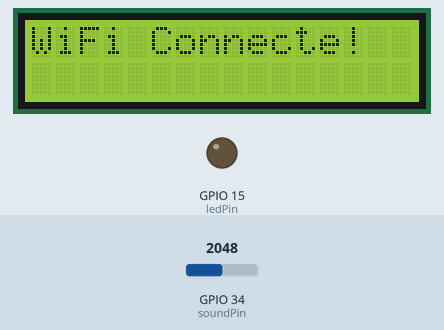
Bench run of a sketch on a simulated ESP32. Parts: 16×2 character LCD, output pins drawn as LEDs (lit = HIGH). The inputs (shaded band) are chosen by the test bench; at power-on: GPIO 34 (soundPin) = 2048. WiFi joins after 1.5 s; servers stay silent unless stated; web services answer with replies made up by the test bench; what the sketch prints to the serial monitor is not drawn.

Above: at 1.6 s.
At 4.7 s:
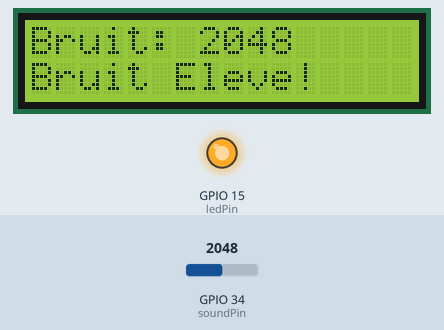
4.8 s: GPIO 34 (soundPin) set to 22
At 6.8 s:
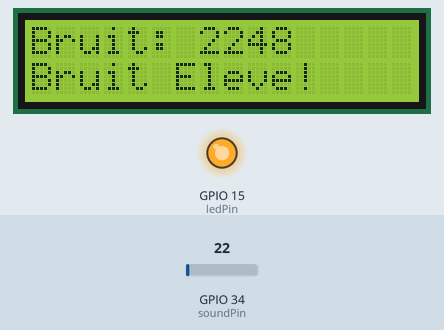
7.1 s: GPIO 34 (soundPin) set to 18
At 8.9 s:
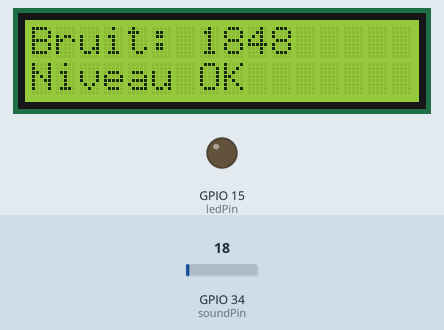
9.2 s: GPIO 34 (soundPin) set to 0
At 10.7 s:
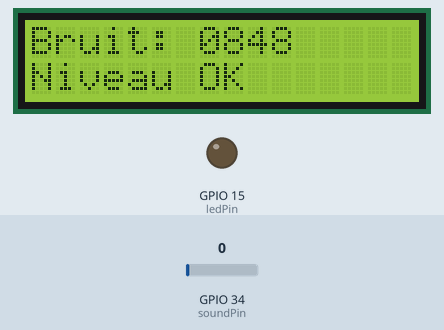
Timing chart, 0 to 12.2 s (numbered marks = the images above; inputs shaded):
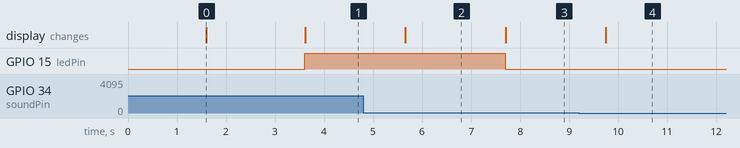

Measured:
- the behaviour switches between 21 and 20 on GPIO 34 (soundPin) (found by bisection; images 2 and 3)
- after the input at 4.8 s, the display: changes after 0.86 s (image 2)
- after the input at 7.1 s, GPIO 15 (ledPin): HIGH → LOW after 0.59 s; the display: changes after 0.60 s (image 3)
- after the input at 9.2 s, the display: changes after 0.55 s (image 4)
- what the display in image 0 shows lasts 2.0 s, from 1.6 s to 3.6 s

The sketch:

sonor_led_lcd.ino
```cpp
#include <Wire.h>
#include <LiquidCrystal_I2C.h>
#include <WiFi.h>
#include <HTTPClient.h>

// Définir les broches
int ledPin = 15;  // LED normale
int soundPin = 34; // Capteur de son

// Connexion Wi-Fi
const char* ssid = "..........";
const char* password = ".........";

// ThingSpeak API
String server = "http://api.thingspeak.com/update";
String apiKey = "RVLB8LR1EE38CA70";

// Initialiser l'écran LCD (adresse 0x27 pour I2C)
LiquidCrystal_I2C lcd(0x27, 16, 2);

// Timer pour l'envoi de données
unsigned long lastTime = 0;
unsigned long timerDelay = 15000;

void setup() {
  // Initialisation de la broche LED
  pinMode(ledPin, OUTPUT);

  // Initialisation de l'écran LCD
  lcd.begin(16, 2);
  lcd.print("Init WiFi...");

  // Connexion Wi-Fi
  WiFi.begin(ssid, password);
  while (WiFi.status() != WL_CONNECTED) {
    delay(500);
  }
  lcd.clear();
  lcd.print("WiFi Connecte!");
  delay(2000);
  lcd.clear();

  Serial.begin(115200);
}

void loop() {
  // Lire la valeur du bruit
  int soundValue = analogRead(soundPin);
  Serial.print("Valeur bruit : ");
  Serial.println(soundValue);

  // Affichage du niveau sonore sur LCD
  lcd.setCursor(0, 0);
  lcd.print("Bruit: ");
  lcd.print(soundValue);

  // Activation de la LED si le niveau de bruit dépasse 20
  if (soundValue > 20) {
    digitalWrite(ledPin, HIGH);  // Allumer la LED
    lcd.setCursor(0, 1);
    lcd.print("Bruit Eleve!");
  } else {
    digitalWrite(ledPin, LOW);  // Éteindre la LED
    lcd.setCursor(0, 1);
    lcd.print("Niveau OK    ");
  }

  // Envoi des données vers ThingSpeak
  if ((millis() - lastTime) > timerDelay) {
    if (WiFi.status() == WL_CONNECTED) {
      HTTPClient http;
      String url = server + "?api_key=" + apiKey + "&field1=" + String(soundValue);
      http.begin(url);
      int httpResponseCode = http.GET();

      if (httpResponseCode > 0) {
        Serial.print("Envoyé ! Code réponse : ");
        Serial.println(httpResponseCode);
      } else {
        Serial.print("Erreur d'envoi : ");
        Serial.println(httpResponseCode);
      }
      http.end();
    }
    lastTime = millis();
  }

  delay(1000);
}
```
